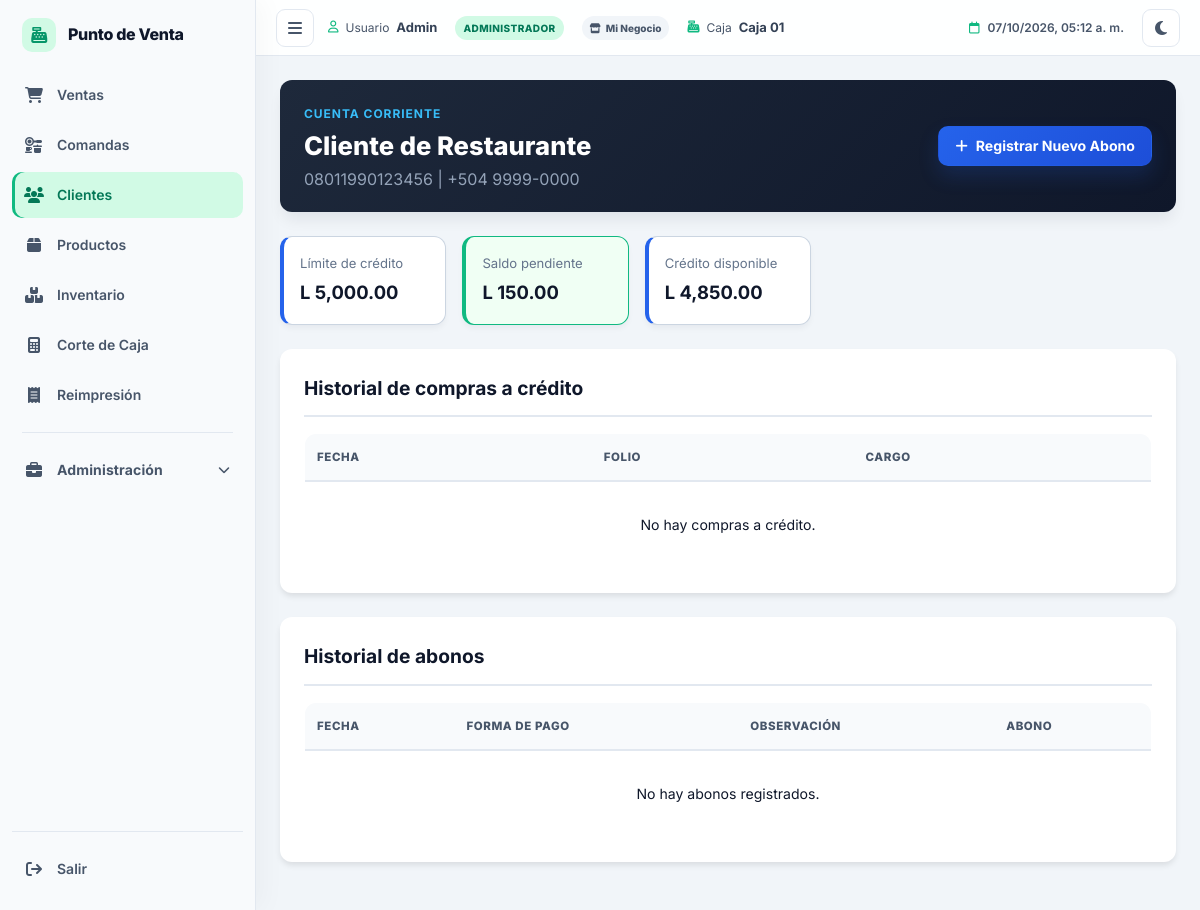
The page /clientes/estado-cuenta/1 (signed in) on the database its author committed.
### tables this page shows
CREATE TABLE `clientes` (
  `id` int NOT NULL AUTO_INCREMENT,
  `rtn_identidad` varchar(30) DEFAULT NULL,
  `nombre` varchar(150) NOT NULL,
  `telefono` varchar(30) DEFAULT NULL,
  `direccion` varchar(255) DEFAULT NULL,
  `limite_credito` decimal(10,2) NOT NULL DEFAULT '0.00',
  `saldo_pendiente` decimal(10,2) NOT NULL DEFAULT '0.00',
  `creado_en` datetime NOT NULL DEFAULT CURRENT_TIMESTAMP,
  PRIMARY KEY (`id`),
  UNIQUE KEY `idx_clientes_rtn` (`rtn_identidad`),
  KEY `idx_clientes_nombre` (`nombre`)
);

### app/Controllers/ClientesController.php (called while the page is built, shortened)
<?php
require_once APP_PATH . 'Models' . DIRECTORY_SEPARATOR . 'Cliente.php';
class ClientesController extends Controller
{
    private $modelo;
    public function __construct()
    {
        $this->modelo = new Cliente();
    }
    public function estadoCuenta($parametros)
    {
        $cuenta = $this->modelo->obtenerEstadoCuenta((int)($parametros['id'] ?? 0));
        require APP_PATH . 'Views/clientes/estado_cuenta.php';
    }
}

### public/index.php (called while the page is built, shortened)
<?php
require_once CONFIG_PATH . 'app.php';
require_once CONFIG_PATH . 'database.php';
require_once CORE_PATH . 'Router.php';
$router = new Router();
$router->get('/',      'HomeController@index');
$router->get('/login', 'AuthController@login');
$router->post('/autenticar', 'AuthController@autenticar');
$router->get('/logout', 'AuthController@logout');
$router->post('/cotizaciones/enviar-cocina', 'CotizacionesController@enviarCocina');
$router->get('/cotizaciones/imprimir-comanda/{id}', 'CotizacionesController@imprimirComanda');
$router->post('/cotizaciones/imprimir-comanda/{id}', 'CotizacionesController@imprimirComanda');
$router->get('/cocina', 'CocinaController@index');
$router->post('/cocina/estado-comanda/{id}', 'CocinaController@cambiarEstadoComanda');
$router->post('/cocina/estado-item/{id}', 'CocinaController@cambiarEstadoItem');
$router->get('/ventas', 'VentasController@index');
$router->post('/ventas/buscar-producto', 'VentasController@buscarProducto');
$router->get('/ventas/buscar-producto',  'VentasController@buscarProducto');
$router->get('/ventas/buscar-productos', 'VentasController@buscarProductosAjax');
    $router->post('/ventas/buscar-productos', 'VentasController@buscarProductosAjax');
    $router->get('/ventas/catalogo', 'VentasController@catalogo');
    $router->get('/ventas/historial-hoy', 'VentasController@historialHoy');
$router->get('/ventas/buscarClientePorRtn', 'VentasController@buscarClientePorRtn');
$router->post('/ventas/buscarClientePorRtn', 'VentasController@buscarClientePorRtn');
$router->get('/ventas/buscar-cliente-por-rtn', 'VentasController@buscarClientePorRtn');
$router->post('/ventas/buscar-cliente-por-rtn', 'VentasController@buscarClientePorRtn');
$router->post('/ventas/guardar', 'VentasController@guardarVenta');
$router->get('/ventas/ticket/{id}', 'VentasController@imprimirTicket');
$router->get('/productos', 'ProductosController@index');
$router->get('/productos/exportar-csv', 'ProductosController@exportarCsv');
$router->get('/productos/crear', 'ProductosController@crear');
$router->post('/productos/guardar', 'ProductosController@guardar');
$router->get('/productos/editar/{id}', 'ProductosController@editar');
$router->post('/productos/actualizar/{id}', 'ProductosController@actualizar');
$router->post('/productos/eliminar/{id}', 'ProductosController@eliminar');
$router->get('/categorias', 'CategoriasController@index');
$router->get('/categorias/crear', 'CategoriasController@crear');
$router->post('/categorias/guardar', 'CategoriasController@guardar');
$router->get('/categorias/editar/{id}', 'CategoriasController@editar');
$router->post('/categorias/actualizar/{id}', 'CategoriasController@actualizar');
$router->post('/categorias/eliminar/{id}', 'CategoriasController@eliminar');
$router->get('/inventario', 'InventarioController@index');
$router->post('/inventario/ajustar', 'InventarioController@ajustar');
$router->get('/inventario/bajo-stock', 'InventarioController@bajoStock');
$router->get('/compras', 'ComprasController@index');
$router->get('/compras/buscar-producto', 'ComprasController@buscarProducto');
$router->get('/compras/buscar-proveedores', 'ComprasController@buscarProveedores');
$router->post('/compras/buscar-proveedores', 'ComprasController@buscarProveedores');
$router->post('/compras/guardar-proveedor-ajax', 'ComprasController@guardarProveedorAjax');
$router->post('/compras/guardar', 'ComprasController@guardar');
$router->post('/compras/anular/{id}', 'ComprasController@anular');
$router->get('/compras/ver/{id}', 'ComprasController@ver');
$router->get('/compras/pagos', 'ComprasController@pagos');
$router->post('/compras/abonar', 'ComprasController@abonar');
$router->get('/proveedores', 'ProveedoresController@index');
$router->get('/proveedores/crear', 'ProveedoresController@crear');
$router->post('/proveedores/guardar', 'ProveedoresController@guardar');
$router->get('/proveedores/editar/{id}', 'ProveedoresController@editar');
$router->post('/proveedores/actualizar/{id}', 'ProveedoresController@actualizar');
$router->post('/proveedores/eliminar/{id}', 'ProveedoresController@eliminar');
$router->get('/clientes', 'ClientesController@index');
$router->post('/clientes/guardar', 'ClientesController@guardar');
$router->post('/clientes/guardar-ajax', 'ClientesController@guardarAjax');
$router->get('/clientes/editar/{id}', 'ClientesController@editar');
$router->post('/clientes/actualizar/{id}', 'ClientesController@actualizar');
$router->get('/clientes/estado-cuenta/{id}', 'ClientesController@estadoCuenta');
$router->post('/clientes/abonar', 'ClientesController@abonar');
$router->get('/clientes/abono/ticket/{id}', 'ClientesController@imprimirAbono');
$router->get('/clientes/buscar', 'ClientesController@buscar');
$router->get('/caja', 'CajaController@index');
$router->post('/caja/abrir', 'CajaController@abrir');
$router->post('/caja/movimiento', 'CajaController@movimiento');
$router->get('/caja/corte', 'CajaController@corte');
$router->post('/caja/cerrar', 'CajaController@cerrar');
$router->get('/caja/ticket/{id}', 'CajaController@imprimirCorte');
$router->get('/configuracion', 'ConfiguracionController@index');
$router->post('/configuracion/guardar-empresa', 'ConfiguracionController@guardarEmpresa');
$router->get('/usuarios', 'UsuariosController@index');
$router->get('/usuarios/editar/{id}', 'UsuariosController@editar');
$router->post('/usuarios/guardar', 'UsuariosController@guardar');
$router->post('/usuarios/actualizar/{id}', 'UsuariosController@actualizar');
$router->get('/reportes', 'ReportesController@index');
$router->get('/reportes/filtrar', 'ReportesController@index');
$router->get('/reportes/imprimir', 'ReportesController@imprimir');
$router->get('/reportes/exportar', 'ReportesController@exportar');
$router->get('/soporte', 'SoporteController@index');
$router->get('/comprobantes', 'ComprobantesController@index');
$router->get('/comprobantes/imprimir/{id}', 'ComprobantesController@imprimir');
$router->get('/impresora/imprimir-venta/{id}', 'ImpresoraController@imprimirVenta');
$router->post('/impresora/imprimir-venta/{id}', 'ImpresoraController@imprimirVenta');
$router->post('/impresora/probar', 'ImpresoraController@probar');
$router->post('/impresora/escaneo-lan', 'ImpresoraController@escaneoLan');
$router->get('/auditoria', 'AuditoriaController@index');
$router->get('/auditoria/exportar', 'AuditoriaController@exportar');
$router->procesar();

### config/database.php (called while the page is built, shortened)
<?php
class Database
{
    private static $instancia = null;
    private $pdo;
    private function __construct()
    {
        $host = getenv('DB_HOST') ?: 'localhost';
        $dbname = getenv('DB_NAME') ?: 'web_pdv_food_db';
        $usuario = getenv('DB_USER') ?: 'root';
        $contrasena = getenv('DB_PASS') ?: '';
        $charset = 'utf8mb4';
        $dsn = "mysql:host=$host;dbname=$dbname;charset=$charset";
        $opciones = [
            PDO::ATTR_ERRMODE            => PDO::ERRMODE_EXCEPTION,
            PDO::ATTR_DEFAULT_FETCH_MODE => PDO::FETCH_ASSOC,
            PDO::ATTR_EMULATE_PREPARES   => false,
        ];
        try {
            $this->pdo = new PDO($dsn, $usuario, $contrasena, $opciones);
        } catch (PDOException $e) {
            die('Error de conexión a la base de datos: ' . $e->getMessage());
        }
    }
    public static function getInstancia()
    {
        if (self::$instancia === null) {
            self::$instancia = new self();
        }
        return self::$instancia;
    }
    public function getConexion()
    {
        return $this->pdo;
    }
}

### app/Models/Cliente.php (called while the page is built, shortened)
<?php
class Cliente extends Controller
{
    private $pdo;
    public function __construct()
    {
        $this->pdo = Database::getInstancia()->getConexion();
    }
    public function obtenerPorId($id)
    {
        $stmt = $this->pdo->prepare('SELECT * FROM clientes WHERE id = :id LIMIT 1');
        $stmt->execute([':id' => (int)$id]);
        return $stmt->fetch(PDO::FETCH_ASSOC);
    }
    public function obtenerEstadoCuenta($clienteId)
    {
        $cliente = $this->obtenerPorId($clienteId);
        $stmt = $this->pdo->prepare("SELECT id, folio, total, fecha_venta AS fecha, 'compra' AS tipo, total AS cargo, 0 AS abono FROM ventas WHERE cliente_id=:id AND metodo_pago='credito' ORDER BY fecha_venta DESC");
        $stmt->execute([':id' => (int)$clienteId]);
        $compras = $stmt->fetchAll(PDO::FETCH_ASSOC);
        $stmt = $this->pdo->prepare("SELECT id, fecha, 'abono' AS tipo, 0 AS cargo, monto AS abono, forma_pago, observacion FROM pagos_clientes WHERE cliente_id=:id ORDER BY fecha DESC");
        $stmt->execute([':id' => (int)$clienteId]);
        return ['cliente' => $cliente, 'compras' => $compras, 'abonos' => $stmt->fetchAll(PDO::FETCH_ASSOC)];
    }
}

### config/app.php (called while the page is built, shortened)
<?php
if (!function_exists('formatearMoneda')) {
    function formatearMoneda($monto)
    {
        $montoLimpio = is_numeric($monto) ? (float)$monto : 0.0;
        return MONEDA_SIMBOLO . number_format($montoLimpio, 2, '.', ',');
    }
}

### app/Views/clientes/estado_cuenta.php (the view, shortened to what this page needs)
<?php $cliente = $cuenta['cliente']; $mensaje = $_SESSION['mensaje_clientes'] ?? null; unset($_SESSION['mensaje_clientes']); $tituloPagina = 'Estado de cuenta'; require APP_PATH . 'Views/layouts/pos_header.php'; ?>
<section class="catalogo-encabezado"><div><span class="eyebrow">Cuenta corriente</span><h1><?php echo htmlspecialchars($cliente['nombre']); ?></h1><p><?php echo htmlspecialchars($cliente['rtn_identidad'] ?? ''); ?> | <?php echo htmlspecialchars($cliente['telefono'] ?? ''); ?></p></div><button class="btn-pos btn-pos-primary" type="button" onclick="document.getElementById('modal-abono').hidden=false"><i class="fa-solid fa-plus" aria-hidden="true"></i> Registrar Nuevo Abono</button></section>
<section class="resumen-caja"><div><span>Límite de crédito</span><strong><?php echo formatearMoneda($cliente['limite_credito']); ?></strong></div><div class="esperado"><span>Saldo pendiente</span><strong><?php echo formatearMoneda($cliente['saldo_pendiente']); ?></strong></div><div><span>Crédito disponible</span><strong><?php echo formatearMoneda(max(0,(float)$cliente['limite_credito']-(float)$cliente['saldo_pendiente'])); ?></strong></div></section>
<section class="tarjeta"><h2 class="tarjeta-titulo">Historial de compras a crédito</h2><div class="tabla-responsive"><table class="tabla-catalogo"><thead><tr><th>Fecha</th><th>Folio</th><th>Cargo</th></tr></thead><tbody><?php if (!$cuenta['compras']): ?><tr><td colspan="3" class="tabla-vacia">No hay compras a crédito.</td></tr><?php endif; ?></tbody></table></div></section>
<section class="tarjeta"><h2 class="tarjeta-titulo">Historial de abonos</h2><div class="tabla-responsive"><table class="tabla-catalogo"><thead><tr><th>Fecha</th><th>Forma de pago</th><th>Observación</th><th>Abono</th></tr></thead><tbody><?php if (!$cuenta['abonos']): ?><tr><td colspan="4" class="tabla-vacia">No hay abonos registrados.</td></tr><?php endif; ?></tbody></table></div></section>
<?php require APP_PATH . 'Views/layouts/footer.php'; ?>

### core/Router.php (shortened to what this page needs)
<?php
class Router
{
    private $rutasGet = [];
    private $rutasPost = [];
    public function get($ruta, $controladorMetodo)
    {
        $this->rutasGet[$ruta] = $controladorMetodo;
    }
    public function post($ruta, $controladorMetodo)
    {
        $this->rutasPost[$ruta] = $controladorMetodo;
    }
    public function procesar()
    {
        $metodo = $_SERVER['REQUEST_METHOD'];
        $url = isset($_GET['url']) ? rtrim($_GET['url'], '/') : '/';
        $rutas = $metodo === 'GET' ? $this->rutasGet : $this->rutasPost;
        foreach ($rutas as $ruta => $controladorMetodo) {
            $parametros = $this->coincidirRuta($ruta, $url);
            if ($parametros !== false) {
                $this->invocarControlador($controladorMetodo, $parametros);
                return;
            }
        }
    }
    private function coincidirRuta($ruta, $url)
    {
        $partesRuta = explode('/', trim($ruta, '/'));
        $partesUrl = explode('/', trim($url, '/'));
        if (count($partesRuta) !== count($partesUrl)) {
            return false;
        }
        $parametros = [];
        for ($i = 0; $i < count($partesRuta); $i++) {
            if (strpos($partesRuta[$i], '{') === 0 && strpos($partesRuta[$i], '}') === strlen($partesRuta[$i]) - 1) {
                $nombreParametro = trim($partesRuta[$i], '{}');
                $parametros[$nombreParametro] = $partesUrl[$i];
            } else {
                if ($partesRuta[$i] !== $partesUrl[$i]) {
                    return false;
                }
            }
        }
        return $parametros;
    }
    private function invocarControlador($controladorMetodo, $parametros)
    {
        list($nombreControlador, $nombreMetodo) = explode('@', $controladorMetodo);
        $controlador = new $nombreControlador();
        call_user_func_array([$controlador, $nombreMetodo], [$parametros]);
    }
}

### rows shown on the page
clientes: nombre "Cliente de Restaurante", rtn_identidad "08011990123456", telefono "+504 9999-0000", limite_credito "L 5,000.00", saldo_pendiente "L 150.00", limite_credito+saldo_pendiente "L 4,850.00"
